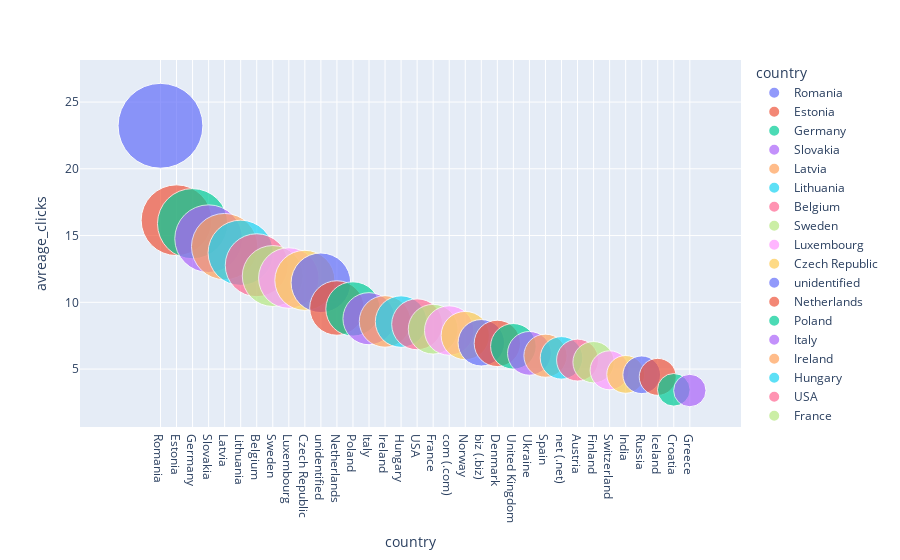

The code cell stored with this chart in its notebook:
### Code cell
fig = px.scatter(df8, x=df8.index, y="avreage_clicks",
                 size="avreage_clicks", color=df8.index, size_max=60)
fig.show()

### Figure 1 — Plotly figure (JSON) as saved in the notebook; plotly's stock layout.template omitted (floating-point values rounded to 4 significant figures)
{"data": [{"hovertemplate": "country=%{x}<br>avreage_clicks=%{marker.size}<extra></extra>", "legendgroup": "Romania", "marker": {"color": "#636efa", "size": [23.22], "sizemode": "area", "sizeref": 0.006451, "symbol": "circle"}, "mode": "markers", "name": "Romania", "orientation": "v", "showlegend": true, "type": "scatter", "x": ["Romania"], "xaxis": "x", "y": [23.22], "yaxis": "y"}, {"hovertemplate": "country=%{x}<br>avreage_clicks=%{marker.size}<extra></extra>", "legendgroup": "Estonia", "marker": {"color": "#EF553B", "size": [16.15], "sizemode": "area", "sizeref": 0.006451, "symbol": "circle"}, "mode": "markers", "name": "Estonia", "orientation": "v", "showlegend": true, "type": "scatter", "x": ["Estonia"], "xaxis": "x", "y": [16.15], "yaxis": "y"}, {"hovertemplate": "country=%{x}<br>avreage_clicks=%{marker.size}<extra></extra>", "legendgroup": "Germany", "marker": {"color": "#00cc96", "size": [15.89], "sizemode": "area", "sizeref": 0.006451, "symbol": "circle"}, "mode": "markers", "name": "Germany", "orientation": "v", "showlegend": true, "type": "scatter", "x": ["Germany"], "xaxis": "x", "y": [15.89], "yaxis": "y"}, {"hovertemplate": "country=%{x}<br>avreage_clicks=%{marker.size}<extra></extra>", "legendgroup": "Slovakia", "marker": {"color": "#ab63fa", "size": [14.77], "sizemode": "area", "sizeref": 0.006451, "symbol": "circle"}, "mode": "markers", "name": "Slovakia", "orientation": "v", "showlegend": true, "type": "scatter", "x": ["Slovakia"], "xaxis": "x", "y": [14.77], "yaxis": "y"}, {"hovertemplate": "country=%{x}<br>avreage_clicks=%{marker.size}<extra></extra>", "legendgroup": "Latvia", "marker": {"color": "#FFA15A", "size": [14.17], "sizemode": "area", "sizeref": 0.006451, "symbol": "circle"}, "mode": "markers", "name": "Latvia", "orientation": "v", "showlegend": true, "type": "scatter", "x": ["Latvia"], "xaxis": "x", "y": [14.17], "yaxis": "y"}, {"hovertemplate": "country=%{x}<br>avreage_clicks=%{marker.size}<extra></extra>", "legendgroup": "Lithuania", "marker": {"color": "#19d3f3", "size": [13.71], "sizemode": "area", "sizeref": 0.006451, "symbol": "circle"}, "mode": "markers", "name": "Lithuania", "orientation": "v", "showlegend": true, "type": "scatter", "x": ["Lithuania"], "xaxis": "x", "y": [13.71], "yaxis": "y"}, {"hovertemplate": "country=%{x}<br>avreage_clicks=%{marker.size}<extra></extra>", "legendgroup": "Belgium", "marker": {"color": "#FF6692", "size": [12.78], "sizemode": "area", "sizeref": 0.006451, "symbol": "circle"}, "mode": "markers", "name": "Belgium", "orientation": "v", "showlegend": true, "type": "scatter", "x": ["Belgium"], "xaxis": "x", "y": [12.78], "yaxis": "y"}, {"hovertemplate": "country=%{x}<br>avreage_clicks=%{marker.size}<extra></extra>", "legendgroup": "Sweden", "marker": {"color": "#B6E880", "size": [11.97], "sizemode": "area", "sizeref": 0.006451, "symbol": "circle"}, "mode": "markers", "name": "Sweden", "orientation": "v", "showlegend": true, "type": "scatter", "x": ["Sweden"], "xaxis": "x", "y": [11.97], "yaxis": "y"}, {"hovertemplate": "country=%{x}<br>avreage_clicks=%{marker.size}<extra></extra>", "legendgroup": "Luxembourg", "marker": {"color": "#FF97FF", "size": [11.82], "sizemode": "area", "sizeref": 0.006451, "symbol": "circle"}, "mode": "markers", "name": "Luxembourg", "orientation": "v", "showlegend": true, "type": "scatter", "x": ["Luxembourg"], "xaxis": "x", "y": [11.82], "yaxis": "y"}, {"hovertemplate": "country=%{x}<br>avreage_clicks=%{marker.size}<extra></extra>", "legendgroup": "Czech Republic", "marker": {"color": "#FECB52", "size": [11.64], "sizemode": "area", "sizeref": 0.006451, "symbol": "circle"}, "mode": "markers", "name": "Czech Republic", "orientation": "v", "showlegend": true, "type": "scatter", "x": ["Czech Republic"], "xaxis": "x", "y": [11.64], "yaxis": "y"}, {"hovertemplate": "country=%{x}<br>avreage_clicks=%{marker.size}<extra></extra>", "legendgroup": "unidentified", "marker": {"color": "#636efa", "size": [11.46], "sizemode": "area", "sizeref": 0.006451, "symbol": "circle"}, "mode": "markers", "name": "unidentified", "orientation": "v", "showlegend": true, "type": "scatter", "x": ["unidentified"], "xaxis": "x", "y": [11.46], "yaxis": "y"}, {"hovertemplate": "country=%{x}<br>avreage_clicks=%{marker.size}<extra></extra>", "legendgroup": "Netherlands", "marker": {"color": "#EF553B", "size": [9.573], "sizemode": "area", "sizeref": 0.006451, "symbol": "circle"}, "mode": "markers", "name": "Netherlands", "orientation": "v", "showlegend": true, "type": "scatter", "x": ["Netherlands"], "xaxis": "x", "y": [9.573], "yaxis": "y"}, {"hovertemplate": "country=%{x}<br>avreage_clicks=%{marker.size}<extra></extra>", "legendgroup": "Poland", "marker": {"color": "#00cc96", "size": [9.503], "sizemode": "area", "sizeref": 0.006451, "symbol": "circle"}, "mode": "markers", "name": "Poland", "orientation": "v", "showlegend": true, "type": "scatter", "x": ["Poland"], "xaxis": "x", "y": [9.503], "yaxis": "y"}, {"hovertemplate": "country=%{x}<br>avreage_clicks=%{marker.size}<extra></extra>", "legendgroup": "Italy", "marker": {"color": "#ab63fa", "size": [8.771], "sizemode": "area", "sizeref": 0.006451, "symbol": "circle"}, "mode": "markers", "name": "Italy", "orientation": "v", "showlegend": true, "type": "scatter", "x": ["Italy"], "xaxis": "x", "y": [8.771], "yaxis": "y"}, {"hovertemplate": "country=%{x}<br>avreage_clicks=%{marker.size}<extra></extra>", "legendgroup": "Ireland", "marker": {"color": "#FFA15A", "size": [8.566], "sizemode": "area", "sizeref": 0.006451, "symbol": "circle"}, "mode": "markers", "name": "Ireland", "orientation": "v", "showlegend": true, "type": "scatter", "x": ["Ireland"], "xaxis": "x", "y": [8.566], "yaxis": "y"}, {"hovertemplate": "country=%{x}<br>avreage_clicks=%{marker.size}<extra></extra>", "legendgroup": "Hungary", "marker": {"color": "#19d3f3", "size": [8.556], "sizemode": "area", "sizeref": 0.006451, "symbol": "circle"}, "mode": "markers", "name": "Hungary", "orientation": "v", "showlegend": true, "type": "scatter", "x": ["Hungary"], "xaxis": "x", "y": [8.556], "yaxis": "y"}, {"hovertemplate": "country=%{x}<br>avreage_clicks=%{marker.size}<extra></extra>", "legendgroup": "USA", "marker": {"color": "#FF6692", "size": [8.353], "sizemode": "area", "sizeref": 0.006451, "symbol": "circle"}, "mode": "markers", "name": "USA", "orientation": "v", "showlegend": true, "type": "scatter", "x": ["USA"], "xaxis": "x", "y": [8.353], "yaxis": "y"}, {"hovertemplate": "country=%{x}<br>avreage_clicks=%{marker.size}<extra></extra>", "legendgroup": "France", "marker": {"color": "#B6E880", "size": [7.984], "sizemode": "area", "sizeref": 0.006451, "symbol": "circle"}, "mode": "markers", "name": "France", "orientation": "v", "showlegend": true, "type": "scatter", "x": ["France"], "xaxis": "x", "y": [7.984], "yaxis": "y"}, {"hovertemplate": "country=%{x}<br>avreage_clicks=%{marker.size}<extra></extra>", "legendgroup": "com (.com)", "marker": {"color": "#FF97FF", "size": [7.885], "sizemode": "area", "sizeref": 0.006451, "symbol": "circle"}, "mode": "markers", "name": "com (.com)", "orientation": "v", "showlegend": true, "type": "scatter", "x": ["com (.com)"], "xaxis": "x", "y": [7.885], "yaxis": "y"}, {"hovertemplate": "country=%{x}<br>avreage_clicks=%{marker.size}<extra></extra>", "legendgroup": "Norway", "marker": {"color": "#FECB52", "size": [7.511], "sizemode": "area", "sizeref": 0.006451, "symbol": "circle"}, "mode": "markers", "name": "Norway", "orientation": "v", "showlegend": true, "type": "scatter", "x": ["Norway"], "xaxis": "x", "y": [7.511], "yaxis": "y"}, {"hovertemplate": "country=%{x}<br>avreage_clicks=%{marker.size}<extra></extra>", "legendgroup": "biz (.biz)", "marker": {"color": "#636efa", "size": [6.968], "sizemode": "area", "sizeref": 0.006451, "symbol": "circle"}, "mode": "markers", "name": "biz (.biz)", "orientation": "v", "showlegend": true, "type": "scatter", "x": ["biz (.biz)"], "xaxis": "x", "y": [6.968], "yaxis": "y"}, {"hovertemplate": "country=%{x}<br>avreage_clicks=%{marker.size}<extra></extra>", "legendgroup": "Denmark", "marker": {"color": "#EF553B", "size": [6.921], "sizemode": "area", "sizeref": 0.006451, "symbol": "circle"}, "mode": "markers", "name": "Denmark", "orientation": "v", "showlegend": true, "type": "scatter", "x": ["Denmark"], "xaxis": "x", "y": [6.921], "yaxis": "y"}, {"hovertemplate": "country=%{x}<br>avreage_clicks=%{marker.size}<extra></extra>", "legendgroup": "United Kingdom", "marker": {"color": "#00cc96", "size": [6.702], "sizemode": "area", "sizeref": 0.006451, "symbol": "circle"}, "mode": "markers", "name": "United Kingdom", "orientation": "v", "showlegend": true, "type": "scatter", "x": ["United Kingdom"], "xaxis": "x", "y": [6.702], "yaxis": "y"}, {"hovertemplate": "country=%{x}<br>avreage_clicks=%{marker.size}<extra></extra>", "legendgroup": "Ukraine", "marker": {"color": "#ab63fa", "size": [6.176], "sizemode": "area", "sizeref": 0.006451, "symbol": "circle"}, "mode": "markers", "name": "Ukraine", "orientation": "v", "showlegend": true, "type": "scatter", "x": ["Ukraine"], "xaxis": "x", "y": [6.176], "yaxis": "y"}, {"hovertemplate": "country=%{x}<br>avreage_clicks=%{marker.size}<extra></extra>", "legendgroup": "Spain", "marker": {"color": "#FFA15A", "size": [6.0], "sizemode": "area", "sizeref": 0.006451, "symbol": "circle"}, "mode": "markers", "name": "Spain", "orientation": "v", "showlegend": true, "type": "scatter", "x": ["Spain"], "xaxis": "x", "y": [6.0], "yaxis": "y"}, {"hovertemplate": "country=%{x}<br>avreage_clicks=%{marker.size}<extra></extra>", "legendgroup": "net (.net)", "marker": {"color": "#19d3f3", "size": [5.837], "sizemode": "area", "sizeref": 0.006451, "symbol": "circle"}, "mode": "markers", "name": "net (.net)", "orientation": "v", "showlegend": true, "type": "scatter", "x": ["net (.net)"], "xaxis": "x", "y": [5.837], "yaxis": "y"}, {"hovertemplate": "country=%{x}<br>avreage_clicks=%{marker.size}<extra></extra>", "legendgroup": "Austria", "marker": {"color": "#FF6692", "size": [5.672], "sizemode": "area", "sizeref": 0.006451, "symbol": "circle"}, "mode": "markers", "name": "Austria", "orientation": "v", "showlegend": true, "type": "scatter", "x": ["Austria"], "xaxis": "x", "y": [5.672], "yaxis": "y"}, {"hovertemplate": "country=%{x}<br>avreage_clicks=%{marker.size}<extra></extra>", "legendgroup": "Finland", "marker": {"color": "#B6E880", "size": [5.512], "sizemode": "area", "sizeref": 0.006451, "symbol": "circle"}, "mode": "markers", "name": "Finland", "orientation": "v", "showlegend": true, "type": "scatter", "x": ["Finland"], "xaxis": "x", "y": [5.512], "yaxis": "y"}, {"hovertemplate": "country=%{x}<br>avreage_clicks=%{marker.size}<extra></extra>", "legendgroup": "Switzerland", "marker": {"color": "#FF97FF", "size": [4.905], "sizemode": "area", "sizeref": 0.006451, "symbol": "circle"}, "mode": "markers", "name": "Switzerland", "orientation": "v", "showlegend": true, "type": "scatter", "x": ["Switzerland"], "xaxis": "x", "y": [4.905], "yaxis": "y"}, {"hovertemplate": "country=%{x}<br>avreage_clicks=%{marker.size}<extra></extra>", "legendgroup": "India", "marker": {"color": "#FECB52", "size": [4.6], "sizemode": "area", "sizeref": 0.006451, "symbol": "circle"}, "mode": "markers", "name": "India", "orientation": "v", "showlegend": true, "type": "scatter", "x": ["India"], "xaxis": "x", "y": [4.6], "yaxis": "y"}, {"hovertemplate": "country=%{x}<br>avreage_clicks=%{marker.size}<extra></extra>", "legendgroup": "Russia", "marker": {"color": "#636efa", "size": [4.571], "sizemode": "area", "sizeref": 0.006451, "symbol": "circle"}, "mode": "markers", "name": "Russia", "orientation": "v", "showlegend": true, "type": "scatter", "x": ["Russia"], "xaxis": "x", "y": [4.571], "yaxis": "y"}, {"hovertemplate": "country=%{x}<br>avreage_clicks=%{marker.size}<extra></extra>", "legendgroup": "Iceland", "marker": {"color": "#EF553B", "size": [4.414], "sizemode": "area", "sizeref": 0.006451, "symbol": "circle"}, "mode": "markers", "name": "Iceland", "orientation": "v", "showlegend": true, "type": "scatter", "x": ["Iceland"], "xaxis": "x", "y": [4.414], "yaxis": "y"}, {"hovertemplate": "country=%{x}<br>avreage_clicks=%{marker.size}<extra></extra>", "legendgroup": "Croatia", "marker": {"color": "#00cc96", "size": [3.444], "sizemode": "area", "sizeref": 0.006451, "symbol": "circle"}, "mode": "markers", "name": "Croatia", "orientation": "v", "showlegend": true, "type": "scatter", "x": ["Croatia"], "xaxis": "x", "y": [3.444], "yaxis": "y"}, {"hovertemplate": "country=%{x}<br>avreage_clicks=%{marker.size}<extra></extra>", "legendgroup": "Greece", "marker": {"color": "#ab63fa", "size": [3.391], "sizemode": "area", "sizeref": 0.006451, "symbol": "circle"}, "mode": "markers", "name": "Greece", "orientation": "v", "showlegend": true, "type": "scatter", "x": ["Greece"], "xaxis": "x", "y": [3.391], "yaxis": "y"}], "layout": {"legend": {"itemsizing": "constant", "title": {"text": "country"}, "tracegroupgap": 0}, "margin": {"t": 60}, "xaxis": {"anchor": "y", "categoryarray": ["Romania", "Estonia", "Germany", "Slovakia", "Latvia", "Lithuania", "Belgium", "Sweden", "Luxembourg", "Czech Republic", "unidentified", "Netherlands", "Poland", "Italy", "Ireland", "Hungary", "USA", "France", "com (.com)", "Norway", "biz (.biz)", "Denmark", "United Kingdom", "Ukraine", "Spain", "net (.net)", "Austria", "Finland", "Switzerland", "India", "Russia", "Iceland", "Croatia", "Greece"], "categoryorder": "array", "domain": [0.0, 1.0], "title": {"text": "country"}}, "yaxis": {"anchor": "x", "domain": [0.0, 1.0], "title": {"text": "avreage_clicks"}}}}
